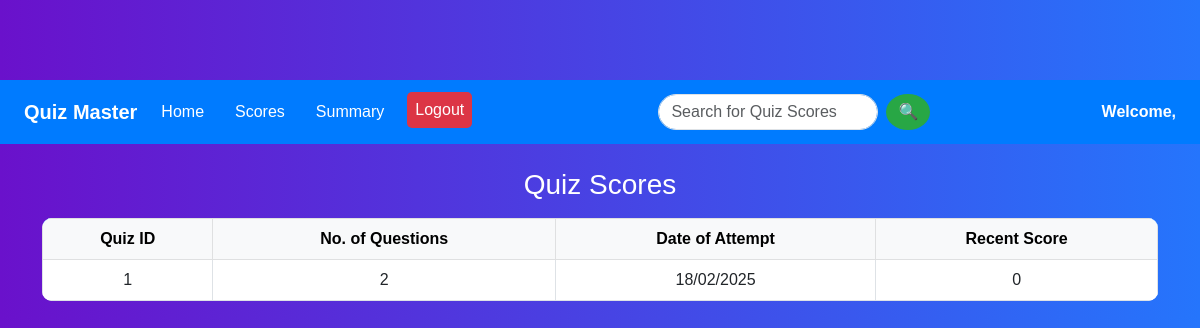
The page /user-scores (signed in) on the database as committed earlier.
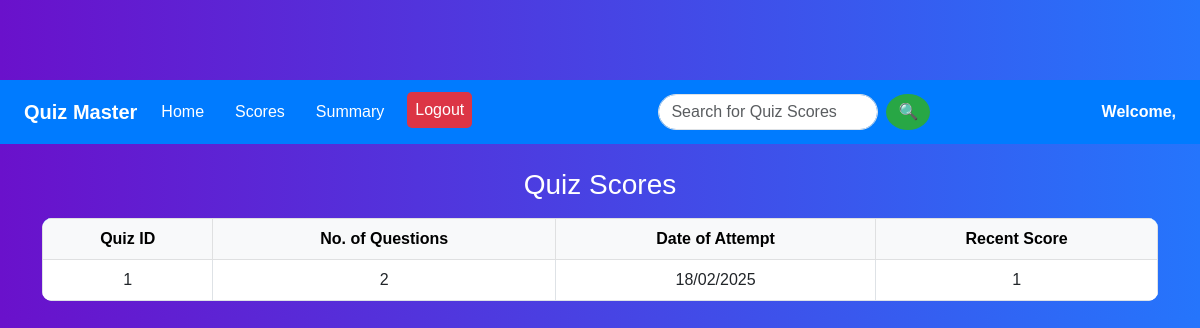
The same page on the database as committed later.
### models/models.py (models this page shows, shortened)
class Scores(db.Model):
    id=db.Column(db.Integer, primary_key=True)
    quiz_id=db.Column(db.Integer, db.ForeignKey('quiz.id'), nullable=False)
    user_id=db.Column(db.Integer, db.ForeignKey('user.id'), nullable=False)
    time_stamp_of_attempt=db.Column(db.DateTime, nullable=False)
    total_scored=db.Column(db.Integer, nullable=False)

### app.py (the view)
@app.route('/user-scores')
@login_required
def user_scores():
    user_id=current_user.id
    latest_attempts = (
        db.session.query(
            Scores.quiz_id,
            func.max(Scores.time_stamp_of_attempt).label('latest_attempt')
        )
        .filter(Scores.user_id == current_user.id)  # Only the logged-in user's scores
        .group_by(Scores.quiz_id)  # Group by quiz_id to get only the latest attempt
        .all()
    )
    quiz_scores = []
    for quiz_id, latest_attempt in latest_attempts:
        latest_score = Scores.query.filter_by(quiz_id=quiz_id, user_id=current_user.id, time_stamp_of_attempt=latest_attempt).first()
        if latest_score:
            quiz = Quiz.query.get(quiz_id)  # Get quiz details
            if quiz:
                quiz_scores.append({
                    "id": quiz.id,
                    "num_questions": quiz.num_questions(),  # Assuming you have this function
                    "date": latest_attempt.strftime('%d/%m/%Y'),  # Extract date only
                    "score": latest_score.total_scored  # Use the correct score
                })
    return render_template("user_scores.html", user_id=user_id,quiz_scores=quiz_scores)

### app.py (called while the page is built)
@login_manager.user_loader
def load_user(user_id):
    return User.query.get(int(user_id)) or Admin.query.get(int(user_id))

### models/models.py (called while the page is built)
    def num_questions(self):
        return len(self.questions)

### templates/user_scores.html (shortened to what this page needs)
<!DOCTYPE html>
<html lang="en">
<head>
    <link rel="stylesheet" href="https://cdn.jsdelivr.net/npm/bootstrap@5.3.0/dist/css/bootstrap.min.css">
    <link rel="stylesheet" href="{{ url_for('static', filename='css/user_scores.css') }}">
</head>
<body>
    <nav class="navbar navbar-expand-lg">
        <div class="container-fluid">
            <a class="navbar-brand" href="{{ url_for('user_dashboard') }}">Quiz Master</a>
            <div class="collapse navbar-collapse justify-content-between" id="navbarNav">
                <ul class="navbar-nav">
                    <li class="nav-item"><a class="nav-link" href="{{ url_for('user_dashboard') }}">Home</a></li>
                    <li class="nav-item"><a class="nav-link" href="{{ url_for('user_scores') }}">Scores</a></li>
                    <li class="nav-item"><a class="nav-link" href="{{ url_for('user_summary', user_id=user_id) }}">Summary</a></li>
                    <li class="nav-item"><a class="nav-link logout-btn" href="{{ url_for('logout') }}">Logout</a></li>
                </ul>
                <form class="d-flex search-form" method="GET" action="{{ url_for('user_scores') }}">
                    <input type="text" class="form-control search-input" name="search"
                        placeholder="Search for Quiz Scores" value="{{ request.args.get('search', '') }}">
                    <button type="submit" class="btn search-button">🔍</button>
                </form>
                <span class="user-welcome">Welcome, {{ current_user.name }}</span>
            </div>
        </div>
    </nav>
    <div class="container mt-4">
        <h3 class="text-center">Quiz Scores</h3>
        {% if quiz_scores %}
        <table class="table table-bordered text-center mt-3">
            <thead class="table-light">
                <tr>
                    <th><div class="yellow-panel"></div>Quiz ID</th>
                    <th><div class="yellow-panel"></div>No. of Questions</th>
                    <th><div class="yellow-panel"></div>Date of Attempt</th>
                    <th><div class="yellow-panel"></div>Recent Score</th>
                </tr>
            </thead>
            <tbody>
                {% for quiz in quiz_scores %}
                <tr>
                    <td>{{ quiz.id }}</td>
                    <td>{{ quiz.num_questions }}</td>
                    <td>{{ quiz.date }}</td>
                    <td>{{ quiz.score }}</td>
                </tr>
                {% endfor %}
            </tbody>
        </table>
        {% else %}
        <p class="text-center mt-4">No quizzes attempted yet.</p>
        {% endif %}
    </div>
</body>
</html>

Rows that differ between the two databases and show on the page:
changed Scores: score "0" → "1"
